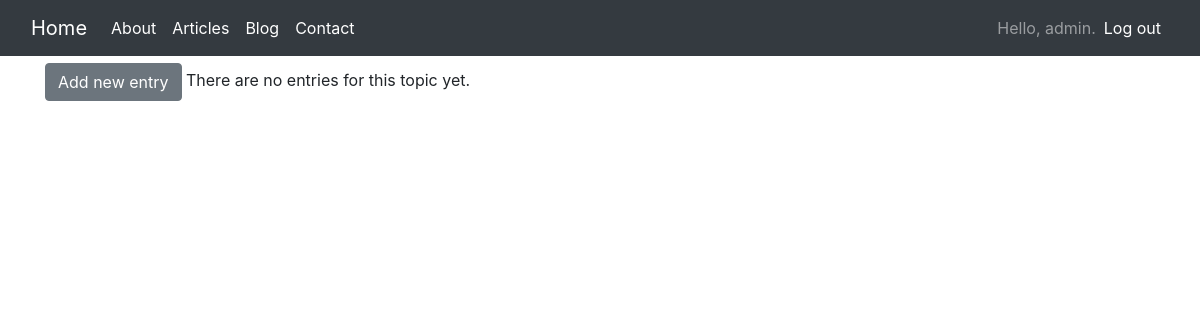
Page /topics/2/ (signed in) on the earlier database version.
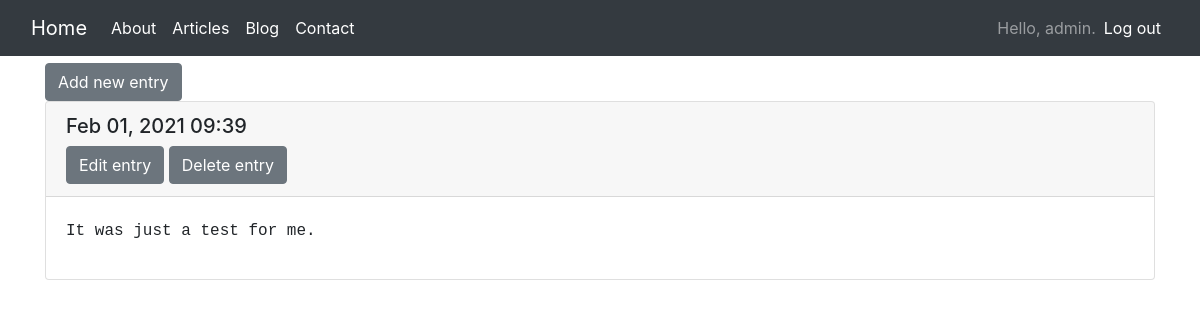
Same page on the later database version.
### new_sites/models.py (models this page shows, shortened)
class Entry(models.Model):
    topic = models.ForeignKey(Topic, on_delete=models.CASCADE)
    text = RichTextField(blank=True, null=True)
    date_added = models.DateTimeField(auto_now_add=True)
    class Meta:
        verbose_name_plural = 'entries'

### new_sites/views.py (the view)
# urls.py: path('topics/<int:topic_id>/', views.topic, name='topic'),
@login_required
def topic(request, topic_id):
    topic = Topic.objects.get(id=topic_id)
    if topic.owner != request.user:
        raise Http404
    entries = topic.entry_set.order_by('-date_added')
    context = {'topic': topic, 'entries': entries}
    return render(request, 'new_sites/topic.html', context)

### new_sites/models.py (called while the page is built)
    def __str__(self):
        return self.text

### new_sites/templates/new_sites/topic.html
{% extends 'new_sites/base.html' %}
{% load bootstrap4 %}
{% block page_header %}
  <h2>{{ topic }}</h2>
{% endblock page_header %}
{% block content %}
{% buttons %}
  <a href="{% url 'new_sites:new_entry' topic.id %}">
    <button class="btn btn-secondary">Add new entry</button>
  </a>
{% endbuttons %}
  {% for entry in entries %}
    <div class="card">
      <div class="card-header">
        <h5>
          {{ entry.date_added|date:'M d, Y H:i' }}
        </h5>
        <a class="btn btn-large btn-secondary" type="button" href="{% url 'new_sites:edit_entry' entry.id %}">
        Edit entry
        </a>
        <a class="btn btn-large btn-secondary" type="button"  href="{% url 'new_sites:delete_entry' entry.id %}">
        Delete entry
        </a>
      </div>
    <div class="card-body">
      {{ entry.text|safe}}
    </div>
  </div>
  {% empty %}
    There are no entries for this topic yet.
  {% endfor %}
{% endblock content %}

Differences in the rows shown:
added Entry: date_added "Feb 01, 2021 09:39", text "It was just a test for me."
Other differences:
text no longer shown: "There are no entries for this topic yet."
